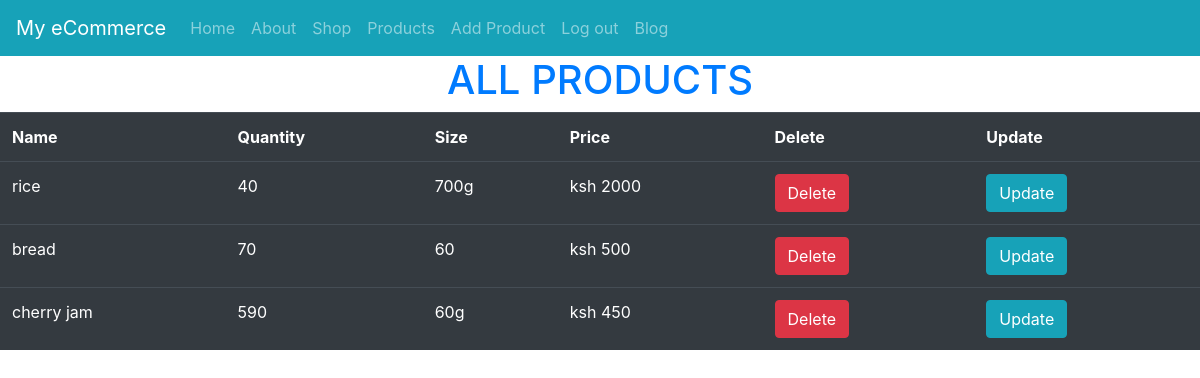
Page /products/ (signed in) on the earlier database version.
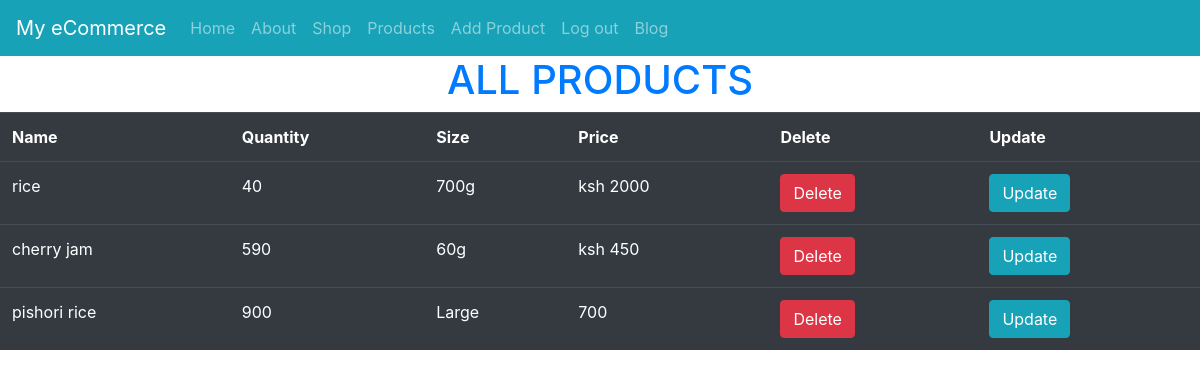
Same page on the later database version.
### morningDjangoHtmlFormsProject/models.py (models this page shows)
class Product(models.Model):
    name = models.CharField(max_length=30, blank=False, null=False)
    qty = models.CharField(max_length=30, blank=False, null=False)
    size = models.CharField(max_length=25, blank=False, null=False)
    price = models.CharField(max_length=20, blank=False, null=False)

### morningDjangoHtmlFormsProject/views.py (the view)
# urls.py: path('products/', user_views.products, name='all-products'),
@login_required
def products(request):
    all_products = Product.objects.all()
    context = {"all_products": all_products}
    return render(request, 'products.html', context)

### templates/products.html
{% extends 'master.html' %}
{% load static %}
{% block content %}
    <div>
    <h1 class="text-center text-primary">ALL PRODUCTS</h1>
    <table class="table table-dark table-hover">
        <tr>
            <th>Name</th>
            <th>Quantity</th>
            <th>Size</th>
            <th>Price</th>
            <th>Delete</th>
            <th>Update</th>
        </tr>
        {% for product in all_products %}
            <tr>
                <td>{{ product.name }}</td>
                <td>{{ product.qty }}</td>
                <td>{{ product.size }}</td>
                <td>{{ product.price }}</td>
                <td><a class="btn btn-danger" href="/delete-product/{{ product.id }}">Delete</a></td>
                <td><a class="btn btn-info" href="/update-product/{{ product.id }}">Update</a></td>
            </tr>
        {% endfor %}
    </table>
    </div>
{% endblock %}

Differences in the rows shown:
removed Product: name "bread", qty "70", size "60", price "ksh 500"
added Product: name "pishori rice", qty "900", size "Large", price "700"
